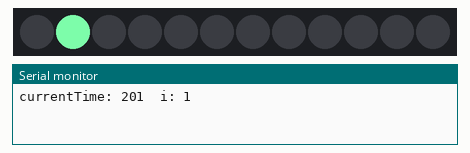
The sketch below on a simulated Arduino Uno, built with avr-gcc and run on an emulated ATmega328P. Shown: 12 RGB LEDs in strip order, left to right, the last lines printed to the serial monitor. Dim RGB values are drawn brighter than linear; random numbers use the default seed unless the sketch sets one.

Above: at 0.3 s.
At 5.33 s:
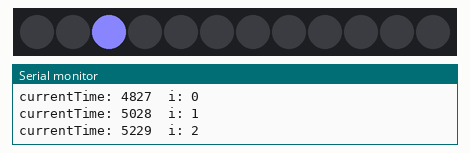
At 10.16 s:
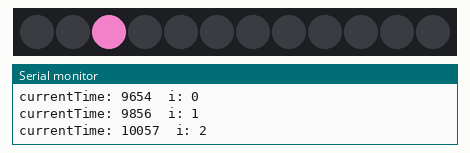
At 19.9 s:
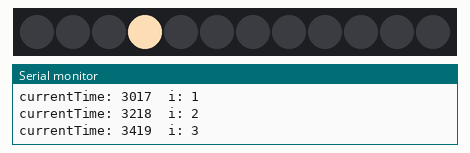
At 29.76 s:
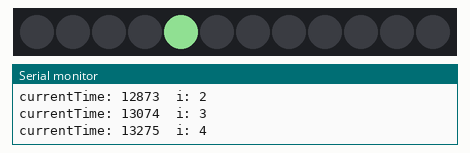
At 39.7 s:
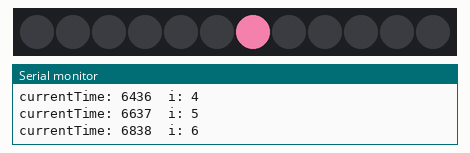

The sketch:

22-LED-blink.ino
```cpp
#include "MeAuriga.h"
#include "Wire.h"

// Tutmondaj variabloj
int Nled = 12;
MeRGBLed led(0, Nled);
int lastBlinkTime = 0;
int i = 0;
unsigned long currentTime;

void setup() {
  Serial.begin(9600);
  // efektivigita unufoje
  led.setpin(44);
  led.setColor(0, 0, 0, 0); // ekbrilo de la unua LED
}

void loop() {
  currentTime = millis() % 16384;

  // efektivigita en buklo ĉiun 200ms
  if (currentTime - lastBlinkTime > 200) {
    lastBlinkTime = currentTime;

    // malŝaltu la antaŭan LED
    led.setColor(i+1, 0, 0, 0);

    // sekva LED
    i = (i + 1) % Nled;

    // ekbrilu la aktualan LED
    led.setColor(i+1, random(100,255),random(100,255),random(100,255));
    Serial.print("currentTime: ");
    Serial.print(currentTime);
    Serial.print("  i: ");
    Serial.println(i);
  }

  // ĝisdatigu la LED-ojn
  led.show();
}
```
